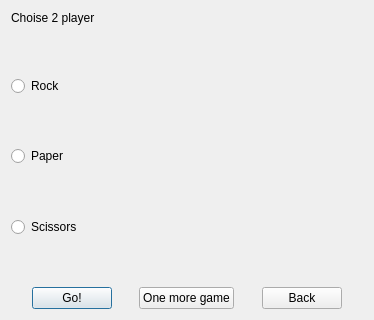
<?xml version="1.0" encoding="UTF-8"?>
<ui version="4.0">
 <class>player_2</class>
 <widget class="QDialog" name="player_2">
  <property name="geometry">
   <rect>
    <x>0</x>
    <y>0</y>
    <width>374</width>
    <height>320</height>
   </rect>
  </property>
  <property name="windowTitle">
   <string>Dialog</string>
  </property>
  <layout class="QVBoxLayout" name="verticalLayout">
   <item>
    <widget class="QLabel" name="label">
     <property name="text">
      <string>Choise 2 player</string>
     </property>
    </widget>
   </item>
   <item>
    <spacer name="verticalSpacer">
     <property name="orientation">
      <enum>Qt::Vertical</enum>
     </property>
     <property name="sizeHint" stdset="0">
      <size>
       <width>13</width>
       <height>30</height>
      </size>
     </property>
    </spacer>
   </item>
   <item>
    <widget class="QRadioButton" name="RockButton">
     <property name="text">
      <string>Rock</string>
     </property>
    </widget>
   </item>
   <item>
    <spacer name="verticalSpacer_2">
     <property name="orientation">
      <enum>Qt::Vertical</enum>
     </property>
     <property name="sizeHint" stdset="0">
      <size>
       <width>20</width>
       <height>31</height>
      </size>
     </property>
    </spacer>
   </item>
   <item>
    <widget class="QRadioButton" name="PaperButton">
     <property name="text">
      <string>Paper</string>
     </property>
    </widget>
   </item>
   <item>
    <spacer name="verticalSpacer_3">
     <property name="orientation">
      <enum>Qt::Vertical</enum>
     </property>
     <property name="sizeHint" stdset="0">
      <size>
       <width>20</width>
       <height>29</height>
      </size>
     </property>
    </spacer>
   </item>
   <item>
    <widget class="QRadioButton" name="ScissorsButton">
     <property name="layoutDirection">
      <enum>Qt::LeftToRight</enum>
     </property>
     <property name="autoFillBackground">
      <bool>false</bool>
     </property>
     <property name="text">
      <string>Scissors</string>
     </property>
     <property name="checkable">
      <bool>true</bool>
     </property>
     <property name="checked">
      <bool>false</bool>
     </property>
    </widget>
   </item>
   <item>
    <spacer name="verticalSpacer_4">
     <property name="orientation">
      <enum>Qt::Vertical</enum>
     </property>
     <property name="sizeHint" stdset="0">
      <size>
       <width>20</width>
       <height>31</height>
      </size>
     </property>
    </spacer>
   </item>
   <item>
    <layout class="QHBoxLayout" name="horizontalLayout">
     <item>
      <spacer name="horizontalSpacer_3">
       <property name="orientation">
        <enum>Qt::Horizontal</enum>
       </property>
       <property name="sizeHint" stdset="0">
        <size>
         <width>40</width>
         <height>20</height>
        </size>
       </property>
      </spacer>
     </item>
     <item>
      <widget class="QPushButton" name="GoButton">
       <property name="text">
        <string>Go!</string>
       </property>
      </widget>
     </item>
     <item>
      <spacer name="horizontalSpacer_4">
       <property name="orientation">
        <enum>Qt::Horizontal</enum>
       </property>
       <property name="sizeHint" stdset="0">
        <size>
         <width>40</width>
         <height>20</height>
        </size>
       </property>
      </spacer>
     </item>
     <item>
      <widget class="QPushButton" name="MoreGameButton">
       <property name="text">
        <string>One more game</string>
       </property>
      </widget>
     </item>
     <item>
      <spacer name="horizontalSpacer">
       <property name="orientation">
        <enum>Qt::Horizontal</enum>
       </property>
       <property name="sizeHint" stdset="0">
        <size>
         <width>40</width>
         <height>20</height>
        </size>
       </property>
      </spacer>
     </item>
     <item>
      <widget class="QPushButton" name="ExitButton">
       <property name="text">
        <string>Back</string>
       </property>
       <property name="autoDefault">
        <bool>false</bool>
       </property>
      </widget>
     </item>
     <item>
      <spacer name="horizontalSpacer_2">
       <property name="orientation">
        <enum>Qt::Horizontal</enum>
       </property>
       <property name="sizeHint" stdset="0">
        <size>
         <width>40</width>
         <height>20</height>
        </size>
       </property>
      </spacer>
     </item>
    </layout>
   </item>
  </layout>
 </widget>
 <resources/>
 <connections/>
</ui>
